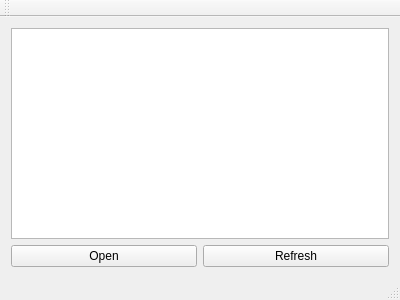
<?xml version="1.0" encoding="UTF-8"?>
<ui version="4.0">
 <class>MainWindow</class>
 <widget class="QMainWindow" name="MainWindow">
  <property name="geometry">
   <rect>
    <x>0</x>
    <y>0</y>
    <width>400</width>
    <height>300</height>
   </rect>
  </property>
  <property name="windowTitle">
   <string>MainWindow</string>
  </property>
  <widget class="QWidget" name="centralWidget">
   <layout class="QVBoxLayout" name="verticalLayout">
    <item>
     <widget class="QTableView" name="tableView"/>
    </item>
    <item>
     <layout class="QHBoxLayout" name="horizontalLayout">
      <item>
       <widget class="QPushButton" name="btnOpen">
        <property name="text">
         <string>Open</string>
        </property>
       </widget>
      </item>
      <item>
       <widget class="QPushButton" name="btnRefresh">
        <property name="text">
         <string>Refresh</string>
        </property>
       </widget>
      </item>
     </layout>
    </item>
   </layout>
  </widget>
  <widget class="QMenuBar" name="menuBar">
   <property name="geometry">
    <rect>
     <x>0</x>
     <y>0</y>
     <width>400</width>
     <height>21</height>
    </rect>
   </property>
  </widget>
  <widget class="QToolBar" name="mainToolBar">
   <attribute name="toolBarArea">
    <enum>TopToolBarArea</enum>
   </attribute>
   <attribute name="toolBarBreak">
    <bool>false</bool>
   </attribute>
  </widget>
  <widget class="QStatusBar" name="statusBar"/>
 </widget>
 <layoutdefault spacing="6" margin="11"/>
 <resources/>
 <connections/>
</ui>
